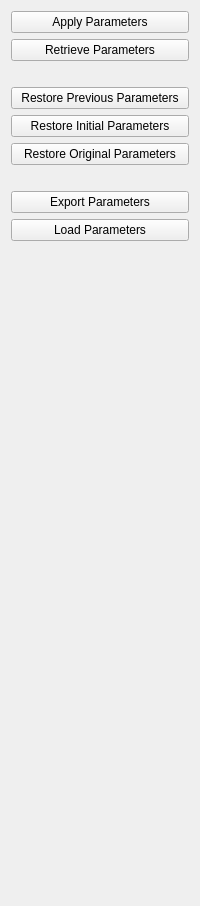
               <widget class="QWidget" name="settingsTab">
                <attribute name="title">
                 <string>Settings</string>
                </attribute>
                <layout class="QVBoxLayout" name="verticalLayout_8">
                 <item>
                  <widget class="QPushButton" name="applyButton">
                   <property name="toolTip">
                    <string>&lt;html&gt;&lt;head/&gt;&lt;body&gt;&lt;p&gt;&lt;span style=&quot; font-weight:700;&quot;&gt;Apply Parameters&lt;/span&gt;&lt;/p&gt;&lt;p&gt;Send the currently edited parameters to the device to update its configuration.&lt;/p&gt;&lt;/body&gt;&lt;/html&gt;</string>
                   </property>
                   <property name="styleSheet">
                    <string notr="true"/>
                   </property>
                   <property name="text">
                    <string>Apply Parameters</string>
                   </property>
                   <property name="text-align" stdset="0">
                    <string>left</string>
                   </property>
                  </widget>
                 </item>
                 <item>
                  <widget class="QPushButton" name="retrieveButton">
                   <property name="toolTip">
                    <string>&lt;html&gt;&lt;head/&gt;&lt;body&gt;&lt;p&gt;&lt;span style=&quot; font-weight:700;&quot;&gt;Retrieve Parameters&lt;/span&gt;&lt;/p&gt;&lt;p&gt;Read the current parameters from the device and update the local view in case you modified the parameters from outside or via a terminal program.&lt;/p&gt;&lt;/body&gt;&lt;/html&gt;</string>
                   </property>
                   <property name="text">
                    <string>Retrieve Parameters</string>
                   </property>
                   <property name="text-align" stdset="0">
                    <string>left</string>
                   </property>
                  </widget>
                 </item>
                 <item>
                  <spacer name="verticalSpacer_10">
                   <property name="orientation">
                    <enum>Qt::Orientation::Vertical</enum>
                   </property>
                   <property name="sizeType">
                    <enum>QSizePolicy::Policy::Fixed</enum>
                   </property>
                   <property name="sizeHint" stdset="0">
                    <size>
                     <width>20</width>
                     <height>20</height>
                    </size>
                   </property>
                  </spacer>
                 </item>
                 <item>
                  <widget class="QPushButton" name="restorePrevButton">
                   <property name="toolTip">
                    <string>&lt;html&gt;&lt;head/&gt;&lt;body&gt;&lt;p&gt;&lt;span style=&quot; font-weight:700;&quot;&gt;Restore Previous Parameters&lt;/span&gt;&lt;/p&gt;&lt;p&gt;Reverts parameters to their values before the last time you clicked &amp;quot;Apply Parameters&amp;quot;.&lt;/p&gt;&lt;/body&gt;&lt;/html&gt;</string>
                   </property>
                   <property name="text">
                    <string>Restore Previous Parameters</string>
                   </property>
                   <property name="text-align" stdset="0">
                    <string>left</string>
                   </property>
                  </widget>
                 </item>
                 <item>
                  <widget class="QPushButton" name="restoreInitialButton">
                   <property name="toolTip">
                    <string>&lt;html&gt;&lt;head/&gt;&lt;body&gt;&lt;p&gt;&lt;span style=&quot; font-weight:700;&quot;&gt;Restore Initial Parameters&lt;/span&gt;&lt;/p&gt;&lt;p&gt;Load the parameters as they were when the device was first connected this session.&lt;/p&gt;&lt;/body&gt;&lt;/html&gt;</string>
                   </property>
                   <property name="text">
                    <string>Restore Initial Parameters</string>
                   </property>
                   <property name="text-align" stdset="0">
                    <string>left</string>
                   </property>
                  </widget>
                 </item>
                 <item>
                  <widget class="QPushButton" name="restoreDefaultButton">
                   <property name="toolTip">
                    <string>&lt;html&gt;&lt;head/&gt;&lt;body&gt;&lt;p&gt;&lt;span style=&quot; font-weight:700;&quot;&gt;Restore Original Parameters&lt;/span&gt;&lt;/p&gt;&lt;p&gt;Restore the parameters that were backed up when this device was first connected.&lt;/p&gt;&lt;/body&gt;&lt;/html&gt;</string>
                   </property>
                   <property name="text">
                    <string>Restore Original Parameters</string>
                   </property>
                   <property name="text-align" stdset="0">
                    <string>left</string>
                   </property>
                  </widget>
                 </item>
                 <item>
                  <spacer name="verticalSpacer_11">
                   <property name="orientation">
                    <enum>Qt::Orientation::Vertical</enum>
                   </property>
                   <property name="sizeType">
                    <enum>QSizePolicy::Policy::Fixed</enum>
                   </property>
                   <property name="sizeHint" stdset="0">
                    <size>
                     <width>20</width>
                     <height>20</height>
                    </size>
                   </property>
                  </spacer>
                 </item>
                 <item>
                  <widget class="QPushButton" name="exportSettingsButton">
                   <property name="toolTip">
                    <string>&lt;html&gt;&lt;head/&gt;&lt;body&gt;&lt;p&gt;&lt;span style=&quot; font-weight:700;&quot;&gt;Export Parameters&lt;/span&gt;&lt;/p&gt;&lt;p&gt;Exports the current parameters into a parameters *.ini file.&lt;/p&gt;&lt;/body&gt;&lt;/html&gt;</string>
                   </property>
                   <property name="text">
                    <string>Export Parameters</string>
                   </property>
                   <property name="text-align" stdset="0">
                    <string>left</string>
                   </property>
                  </widget>
                 </item>
                 <item>
                  <widget class="QPushButton" name="loadSettingsButton">
                   <property name="toolTip">
                    <string>&lt;html&gt;&lt;head/&gt;&lt;body&gt;&lt;p&gt;&lt;span style=&quot; font-weight:700;&quot;&gt;Load Parameters&lt;/span&gt;&lt;/p&gt;&lt;p&gt;Loads the parameters from a previously exported *.ini file.&lt;/p&gt;&lt;/body&gt;&lt;/html&gt;</string>
                   </property>
                   <property name="text">
                    <string>Load Parameters</string>
                   </property>
                   <property name="text-align" stdset="0">
                    <string>left</string>
                   </property>
                  </widget>
                 </item>
                 <item>
                  <spacer name="verticalSpacer_2">
                   <property name="orientation">
                    <enum>Qt::Orientation::Vertical</enum>
                   </property>
                   <property name="sizeHint" stdset="0">
                    <size>
                     <width>20</width>
                     <height>654</height>
                    </size>
                   </property>
                  </spacer>
                 </item>
                </layout>
               </widget>
